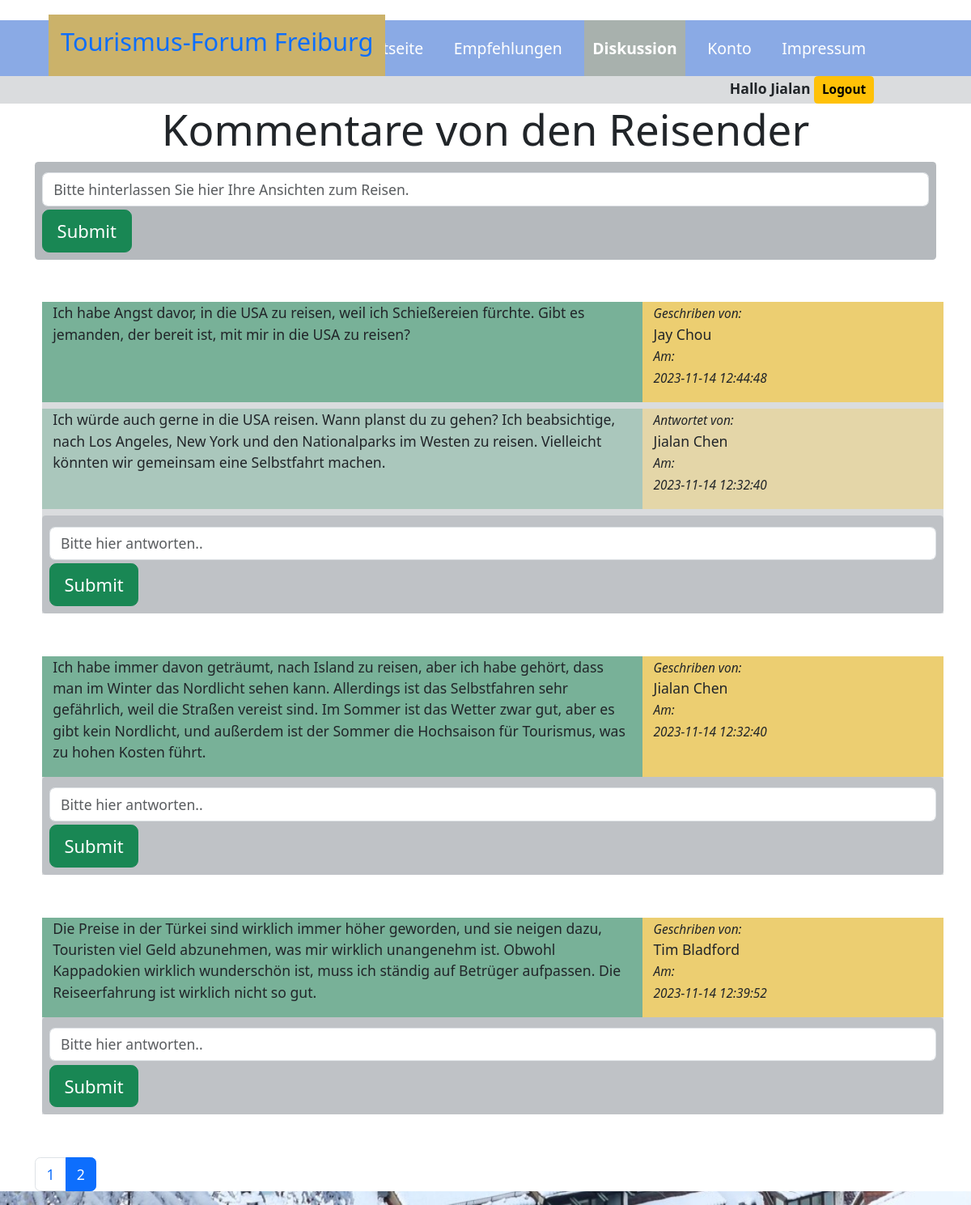
The page /index.php?page=diskussion&seite=2 (signed in) on the database its author committed.
### tables this page shows
CREATE TABLE `posts` (
  `id` int(10) UNSIGNED NOT NULL,
  `user_id` int(10) UNSIGNED DEFAULT NULL,
  `parent_id` int(10) UNSIGNED NOT NULL,
  `comment` text DEFAULT NULL,
  `created_at` timestamp NULL DEFAULT current_timestamp()
);

CREATE TABLE `users` (
  `id` int(10) UNSIGNED NOT NULL,
  `nachname` varchar(250) NOT NULL,
  `vorname` varchar(250) NOT NULL,
  `email` varchar(250) NOT NULL,
  `password` varchar(250) NOT NULL,
  `portrait` varchar(250) DEFAULT 'dummy.jpg',
  `birthday` date DEFAULT NULL,
  `countries_number` int(11) DEFAULT NULL,
  `footprint` varchar(250) DEFAULT NULL,
  `title` varchar(250) DEFAULT NULL,
  `info` text DEFAULT NULL,
  `created_at` timestamp NULL DEFAULT current_timestamp(),
  `updated_at` timestamp NULL DEFAULT current_timestamp()
);

### views/diskussion.view.php (the view, shortened to what this page needs)
<div class="col-12 container">
<h3 class="display-5 text-center">Kommentare von den Reisender</h3>
<?php if((isset($_SESSION['id']) && isset($_SESSION['loggedIn'])) || !empty($_SESSION['id'])): ?>
<form action="auth/comments/insert.php" method="POST" class="rounded-1 p-2 bg-secondary bg-opacity-50">
<input type="text" name="comment" class="form-control my-1" placeholder="Bitte hinterlassen Sie hier Ihre Ansichten zum Reisen." />
<button type="submit" class="btn btn-success btn-lg">Submit</button>
</form>
<?php else: ?>
   <div class="bg-secondary bg-opacity-50 text-center">
      <p>Bitte logg dich ein, dann kannst du auch wieder deine Reiseerfahrungen teilen..</p>
    </div>
<?php endif; ?>
<?php
$anzahl = $db->prepare('SELECT count(id) AS `anzahlDatensatz` FROM `posts` WHERE `parent_id` = 0 ');
$anzahl->execute();
$resultAnzahl = $anzahl->fetch()['anzahlDatensatz'];
$pro_seite = 3;
$anzahlSeiten = ceil($resultAnzahl / $pro_seite);
$aktSeite = 1;
if(isset($_GET['seite'])) {
  $aktSeite = (int) $_GET['seite'];
}
?>
<?php
$stmt = $db->prepare('SELECT *, posts.created_at AS datum, posts.id AS postid
    FROM `posts` INNER JOIN `users` ON posts.user_id = users.id WHERE `parent_id`= 0
    ORDER BY `datum` ASC LIMIT :anfang, :proSeite');
$stmt->bindValue('anfang', ($aktSeite -1) * $pro_seite, PDO::PARAM_INT);
$stmt->bindValue('proSeite', $pro_seite, PDO::PARAM_INT);
$stmt->execute();
$posts = $stmt->fetchAll();
?>
<?php foreach($posts AS $post):
$stmt1 = $db->prepare('SELECT * FROM `users` WHERE `id` = :uid');
$stmt1->bindValue('uid', $post['user_id']);
$stmt1->execute();
$user = $stmt1->fetch();
?>
<div class="container m-2 center-div bg-secondary bg-opacity-25">
  <div class="row center-div my-5">
      <div class=" col-8 bg-success bg-opacity-50">
         <p><?=$post['comment']?></p>
      </div>
      <div class="col-4 bg-warning bg-opacity-50">
         <p><small><i>Geschriben von:<br></i></small> <?=$user['vorname'].' '.$user['nachname']?><br><small><i>Am:<br> <?=$user['created_at']?></i></small></p>
      </div>
<?php
$stmt2 = $db->prepare('SELECT * FROM `posts` INNER JOIN `users`
 ON posts.parent_id = :id WHERE posts.user_id = users.id');
$stmt2->bindValue('id', $post['postid']);
$stmt2->execute();
$replies = $stmt2->fetchAll();
?>
<?php if(!empty($replies)):?>
<?php foreach($replies AS $reply):
?>
      <div class="col-8 my-2 bg-success bg-opacity-25">
         <p><?= $reply['comment']?></p>
      </div>
      <div class="col-4 my-2 bg-warning bg-opacity-25">
      <p><small><i>Antwortet von:<br></i></small> <?= $reply['vorname'].' '.$reply['nachname']?>   <br><small><i>Am:<br> <?=$reply['created_at']?></i></small></p>
     </div>
<?php endforeach;?>
<?php endif;?>
<?php if((isset($_SESSION['id']) && isset($_SESSION['loggedIn'])) || !empty($_SESSION['id'])): ?>
<form action="auth/comments/insert.php" method="POST" class="rounded-1 p-2 bg-secondary bg-opacity-25">
<input type="text" name="comment" class="form-control my-1" placeholder="Bitte hier antworten.." />
<button type="submit" class="btn btn-success btn-lg">Submit</button>
</form>
<?php else: ?>
   <div class="bg-secondary bg-opacity-50 text-center">
      <p>Bitte melde dich an, damit du auch unter diesen Kommentaren antworten kannst.</p>
    </div>
<?php endif; ?>
</div>
</div>
<?php endforeach;?>
<?php if($anzahlSeiten > 1):?>
  <nav class="my-2 p-0">
    <ul class="pagination">
      <?php for($i = 1; $i <= $anzahlSeiten; $i++):?>
        <li class="page-item <?= ($i === $aktSeite) ? 'active' : '' ?>">
          <a href="?page=diskussion&seite=<?= $i?>" class="page-link"><?= $i?></a>
        </li>
      <?php endfor;?>
    </ul>
  </nav>
<?php endif;?>

### css/style.css (style rules this page uses)
html { font-family:verdana,arial,sans-serif; font-size:110%; background-color:#f1f1f1; color:#222; }
body { padding-top:25px; margin:0; }
a { color: inherit; display: inline-block; }
ul, ol { list-style:none; padding:0; }
.homepage-bg { background-image:url(../img/freiburg_snow.jpg); background-position:center center; background-repeat:no-repeat; background-attachment:fixed; background-size:cover; }
.center-div { margin: 0 auto; }

### rows shown on the page
posts: comment "Ich habe Angst davor, in die USA zu reisen, weil ich Schießereien fürchte. Gibt es jemanden, der bereit ist, mit mir in die USA zu reisen?", user.vorname "Jay", user.nachname "Chou", user.created_at "2023-11-14 12:44:48"
posts: comment "Ich würde auch gerne in die USA reisen. Wann planst du zu gehen? Ich beabsichtige, nach Los Angeles, New York und den Nationalparks im Westen zu reisen. Vielleicht könnten wir gemeinsam eine Selbstfahrt machen.", user.vorname "Jialan", user.nachname "Chen", user.created_at "2023-11-14 12:32:40"
posts: comment "Ich habe immer davon geträumt, nach Island zu reisen, aber ich habe gehört, dass man im Winter das Nordlicht sehen kann. Allerdings ist das Selbstfahren sehr gefährlich, weil die Straßen vereist sind. Im Sommer ist das Wetter zwar gut, aber es gibt kein Nordlicht, und außerdem ist der Sommer die Hochsaison für Tourismus, was zu hohen Kosten führt.", user.vorname "Jialan", user.nachname "Chen", user.created_at "2023-11-14 12:32:40"
posts: comment "Die Preise in der Türkei sind wirklich immer höher geworden, und sie neigen dazu, Touristen viel Geld abzunehmen, was mir wirklich unangenehm ist. Obwohl Kappadokien wirklich wunderschön ist, muss ich ständig auf Betrüger aufpassen. Die Reiseerfahrung ist wirklich nicht so gut.", user.vorname "Tim", user.nachname "Bladford", user.created_at "2023-11-14 12:39:52"

### other values the page prints
$_SESSION['vorname'] "Jialan"
